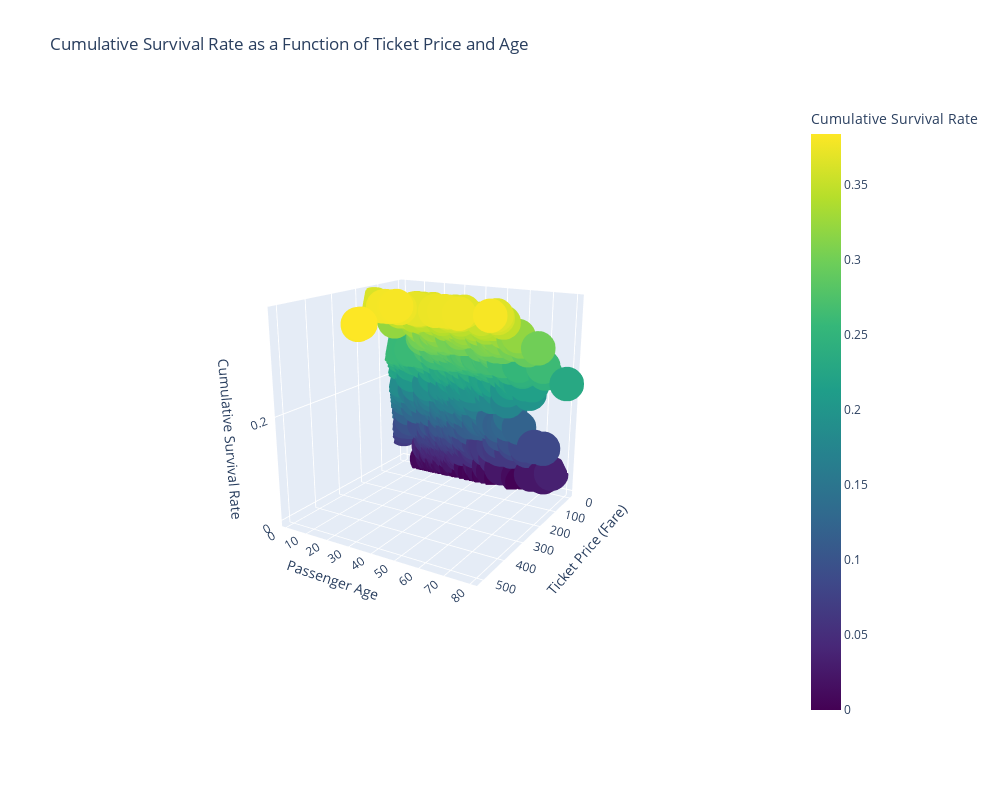

Here is the notebook cell this chart was saved with:
### Code cell
# Plotly 3D scatter plot
fig = go.Figure(data=[go.Scatter3d(
    x=sorted_df['Fare'], 
    y=sorted_df['Age'], 
    z=cum_percentages,
    mode='markers',
    marker=dict(
        size=12,
        color=cum_percentages,  # Set color based on cumulative survival rate
        colorscale='Viridis',  # Choose color scale
        colorbar=dict(title="Cumulative Survival Rate")  # Add color bar
    )
)])

# Set labels and title
fig.update_layout(
    scene=dict(
        xaxis_title='Ticket Price (Fare)',
        yaxis_title='Passenger Age',
        zaxis_title='Cumulative Survival Rate'
    ),
    title='Cumulative Survival Rate as a Function of Ticket Price and Age',
    # Increase the size of the figure
    width=1000,  # Width of the plot
    height=800  # Height of the plot
)

# Show plot
fig.show()

### Figure 1 — Plotly figure (JSON) as saved in the notebook; plotly's stock layout.template omitted (floating-point values rounded to 4 significant figures; data arrays with more than 128 entries replaced by an {"elided": "..."} marker saying what was removed)
{"data": [{"marker": {"color": {"elided": "891 float values"}, "colorbar": {"title": {"text": "Cumulative Survival Rate"}}, "colorscale": [[0, "#440154"], [0.1111, "#482878"], [0.2222, "#3e4989"], [0.3333, "#31688e"], [0.4444, "#26828e"], [0.5556, "#1f9e89"], [0.6667, "#35b779"], [0.7778, "#6ece58"], [0.8889, "#b5de2b"], [1, "#fde725"]], "size": 12}, "mode": "markers", "type": "scatter3d", "x": {"elided": "891 float values"}, "y": {"elided": "891 float values"}, "z": {"elided": "891 float values"}}], "layout": {"height": 800, "scene": {"aspectmode": "auto", "aspectratio": {"x": 1, "y": 1, "z": 1}, "camera": {"center": {"x": 0, "y": 0, "z": 0}, "eye": {"x": 2.78, "y": 1.687, "z": 1.019}, "projection": {"type": "perspective"}, "up": {"x": 0, "y": 0, "z": 1}}, "xaxis": {"title": {"text": "Ticket Price (Fare)"}, "type": "linear"}, "yaxis": {"title": {"text": "Passenger Age"}, "type": "linear"}, "zaxis": {"title": {"text": "Cumulative Survival Rate"}, "type": "linear"}}, "title": {"text": "Cumulative Survival Rate as a Function of Ticket Price and Age"}, "width": 1000}}
